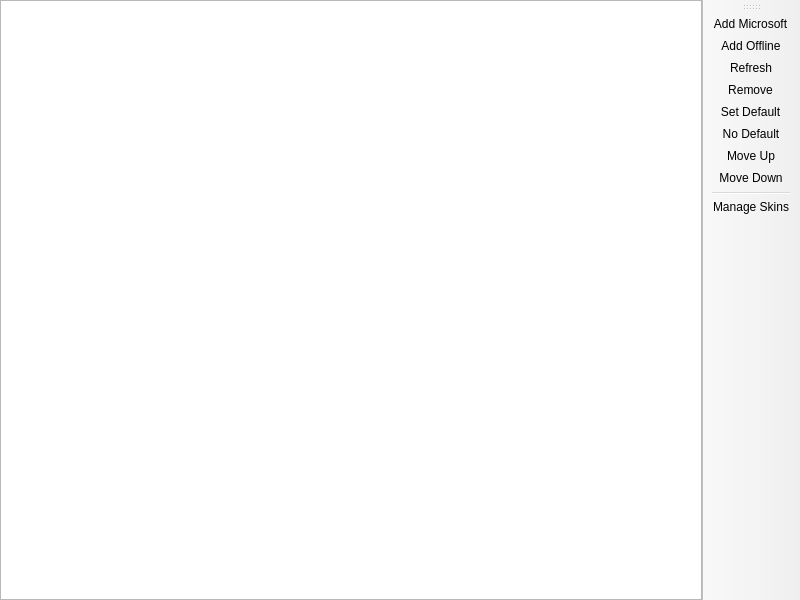
<?xml version="1.0" encoding="UTF-8"?>
<ui version="4.0">
 <class>AccountListPage</class>
 <widget class="QMainWindow" name="AccountListPage">
  <property name="geometry">
   <rect>
    <x>0</x>
    <y>0</y>
    <width>800</width>
    <height>600</height>
   </rect>
  </property>
  <widget class="QWidget" name="centralwidget">
   <layout class="QHBoxLayout" name="horizontalLayout">
    <property name="leftMargin">
     <number>0</number>
    </property>
    <property name="topMargin">
     <number>0</number>
    </property>
    <property name="rightMargin">
     <number>0</number>
    </property>
    <property name="bottomMargin">
     <number>0</number>
    </property>
    <item>
     <widget class="VersionListView" name="listView">
      <property name="alternatingRowColors">
       <bool>true</bool>
      </property>
      <property name="rootIsDecorated">
       <bool>false</bool>
      </property>
      <property name="itemsExpandable">
       <bool>false</bool>
      </property>
      <property name="allColumnsShowFocus">
       <bool>true</bool>
      </property>
      <attribute name="headerStretchLastSection">
       <bool>false</bool>
      </attribute>
     </widget>
    </item>
   </layout>
  </widget>
  <widget class="WideBar" name="toolBar">
   <attribute name="toolBarArea">
    <enum>RightToolBarArea</enum>
   </attribute>
   <attribute name="toolBarBreak">
    <bool>false</bool>
   </attribute>
   <addaction name="actionAddMicrosoft"/>
   <addaction name="actionAddOffline"/>
   <addaction name="actionRefresh"/>
   <addaction name="actionRemove"/>
   <addaction name="actionSetDefault"/>
   <addaction name="actionNoDefault"/>
   <addaction name="actionMoveUp"/>
   <addaction name="actionMoveDown"/>
   <addaction name="separator"/>
   <addaction name="actionManageSkins"/>
  </widget>
  <action name="actionSetDefault">
   <property name="text">
    <string>&amp;Set Default</string>
   </property>
  </action>
  <action name="actionNoDefault">
   <property name="checkable">
    <bool>true</bool>
   </property>
   <property name="text">
    <string>&amp;No Default</string>
   </property>
  </action>
  <action name="actionManageSkins">
   <property name="text">
    <string>&amp;Manage Skins</string>
   </property>
   <property name="toolTip">
    <string>Manage Skins</string>
   </property>
  </action>
  <action name="actionAddMicrosoft">
   <property name="text">
    <string>&amp;Add Microsoft</string>
   </property>
  </action>
  <action name="actionAddOffline">
   <property name="text">
    <string>Add &amp;Offline</string>
   </property>
   <property name="toolTip">
    <string>Create a local profile for single-player and offline-mode servers.</string>
   </property>
  </action>
  <action name="actionRefresh">
   <property name="text">
    <string>&amp;Refresh</string>
   </property>
   <property name="toolTip">
    <string>Refresh the account tokens</string>
   </property>
  </action>
  <action name="actionRemove">
   <property name="text">
    <string>Remo&amp;ve</string>
   </property>
  </action>
  <action name="actionMoveUp">
   <property name="text">
    <string>Move &amp;Up</string>
   </property>
  </action>
  <action name="actionMoveDown">
   <property name="text">
    <string>Move &amp;Down</string>
   </property>
  </action>
 </widget>
 <customwidgets>
  <customwidget>
   <class>VersionListView</class>
   <extends>QTreeView</extends>
   <header>ui/widgets/VersionListView.h</header>
  </customwidget>
  <customwidget>
   <class>WideBar</class>
   <extends>QToolBar</extends>
   <header>ui/widgets/WideBar.h</header>
  </customwidget>
 </customwidgets>
 <resources/>
 <connections/>
</ui>
